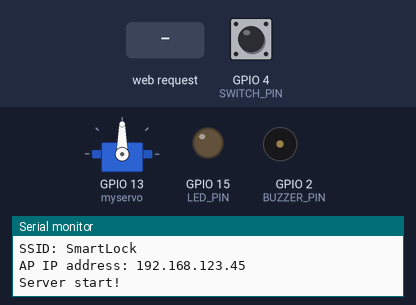
This program was run on a simulated ESP32. Shown: servo, output pins drawn as LEDs (lit = HIGH), buzzer (waves = sounding), the last lines printed to the serial monitor. The test bench sets the inputs (shaded band); at power-on: GPIO 4 (SWITCH_PIN) LOW. Storage starts empty.

Above: at 1.3 s.
1.4 s: GPIO 4 (SWITCH_PIN) pulled HIGH for 0.15 s
At 3.4 s:
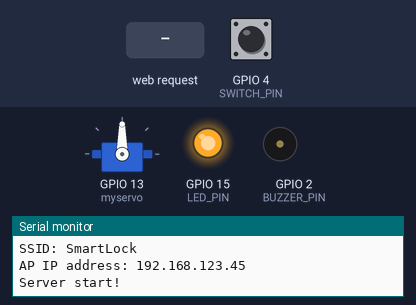
4.5 s: HTTP request GET /on received
At 5.7 s:
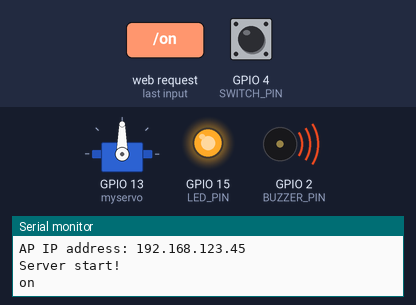
7.5 s: HTTP request GET /off received
At 8.8 s:
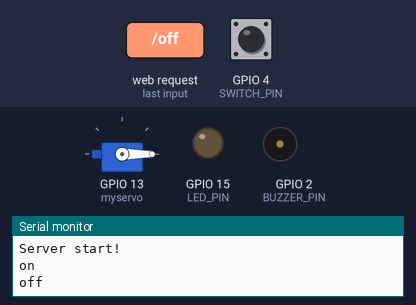
10.5 s: GPIO 4 (SWITCH_PIN) pulled HIGH for 3.2 s
At 13.0 s:
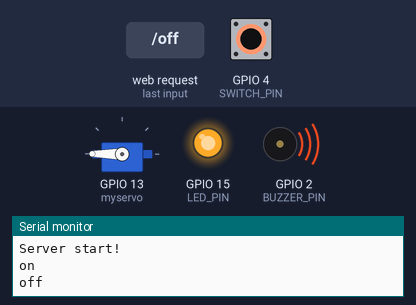
Timing chart, 0 to 17.7 s (numbered marks = the images above; inputs shaded):
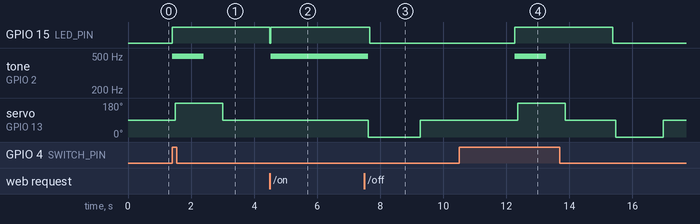

Measured:
- after the input at 1.4 s, GPIO 15 (LED_PIN): LOW → HIGH at once; tone on GPIO 2 (BUZZER_PIN): silent → 494 Hz at once, → silent 1.0 s later; servo on GPIO 13 (myservo): 90° → 180° after 0.10 s, → 90° 1.5 s later
- after the input at 4.5 s, tone on GPIO 2 (BUZZER_PIN): silent → 494 Hz at once; servo on GPIO 13 (myservo): stays 90° (without the input it goes to 0° after 0.10 s)
- after the input at 7.5 s, GPIO 15 (LED_PIN): HIGH → LOW after 0.17 s
- after the input at 10.5 s, GPIO 15 (LED_PIN): LOW → HIGH after 1.8 s, → LOW 3.1 s later; tone on GPIO 2 (BUZZER_PIN): silent → 494 Hz after 1.8 s, → silent 1.0 s later; servo on GPIO 13 (myservo): 90° → 180° after 1.9 s, → 90° 1.5 s later, → 0° 1.6 s later, → 90° 1.5 s later

The program:

main.cpp
```cpp
#include <Arduino.h>
#include <WiFi.h>
#include <ESP32Servo.h>
#include "ESPAsyncWebServer.h"
#include "SPIFFS.h"
#define LED_PIN 15
#define BUZZER_PIN 2
#define SWITCH_PIN 4

bool isRun1st = false;

Servo myservo;
const char *ssid = "SmartLock";        //  *** 書き換え必要 ***
const char *password = "oit1105noKey"; //  *** 書き換え必要（8文字以上）***

const IPAddress ip(192, 168, 123, 45);
const IPAddress subnet(255, 255, 255, 0);
AsyncWebServer server(80); // ポート設定

void ON_Servo()
{
  digitalWrite(LED_PIN, HIGH);
  tone(BUZZER_PIN, 494, 1000);
  myservo.write(90); // 初期化
  delay(100);
  myservo.write(190); // 開錠
  delay(1500);
  myservo.write(90); // ホームポジション
  delay(1500);
}

void OFF_Servo()
{
  digitalWrite(LED_PIN, LOW);
  myservo.write(90); // 初期化
  delay(100);
  myservo.write(0); // 閉鎖
  delay(1500);
  myservo.write(90); // ホームポジション
  delay(1500);
}

void setup()
{
  Serial.begin(115200);
  myservo.attach(13);
  myservo.write(90); // 初期化
  pinMode(SWITCH_PIN, INPUT);
  pinMode(LED_PIN, OUTPUT);
  pinMode(BUZZER_PIN, OUTPUT);
  // SPIFFSのセットアップ
  if (!SPIFFS.begin(true))
  {
    Serial.println("An Error has occurred while mounting SPIFFS");
    return;
  }

  WiFi.softAP(ssid, password);       // SSIDとパスの設定
  delay(100);                        // このdelayを入れないと失敗する場合がある
  WiFi.softAPConfig(ip, ip, subnet); // IPアドレス、ゲートウェイ、サブネットマスクの設定

  IPAddress myIP = WiFi.softAPIP(); // WiFi.softAPIP()でWiFi起動

  // 各種情報を表示
  Serial.print("SSID: ");
  Serial.println(ssid);
  Serial.print("AP IP address: ");
  Serial.println(myIP);

  // GETリクエストに対するハンドラーを登録
  // rootにアクセスされた時のレスポンス
  server.on(
      "/", HTTP_GET,
      [](AsyncWebServerRequest *request)
      {
        request->send(SPIFFS, "/home.html");
        myservo.write(90);
        delay(100);
      });
  server.on(
      "/on", HTTP_GET,
      [](AsyncWebServerRequest *request)
      {
        request->send(SPIFFS, "/on.html");
        Serial.println("on");
        ON_Servo();
      });
  // offにアクセスされた時のレスポンス
  server.on(
      "/off", HTTP_GET,
      [](AsyncWebServerRequest *request)
      {
        request->send(SPIFFS, "/off.html");
        Serial.println("off");
        OFF_Servo();
      });
  server.onNotFound(
      [](AsyncWebServerRequest *request)
      {
        Serial.println("NOT FOUND: " + String(request->url()));
        request->send(404, "text/plain", "Not found");
      });

  // サーバースタート
  server.begin();

  Serial.println("Server start!");
}

void loop()
{
  if (digitalRead(SWITCH_PIN) == HIGH)
  {
    if (isRun1st == false)
    {
      isRun1st = true;
      ON_Servo();
    }
  }
  else
  {
    if (isRun1st == true)
    {
      isRun1st = false;
      OFF_Servo();
    }
    else
    {
      // do nothing
    }
  }
}
```
